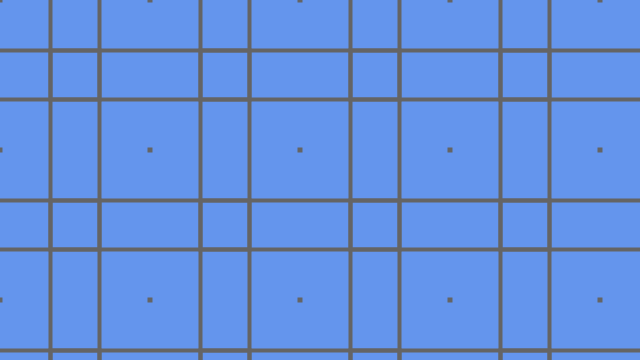
Frame 1 (no input)
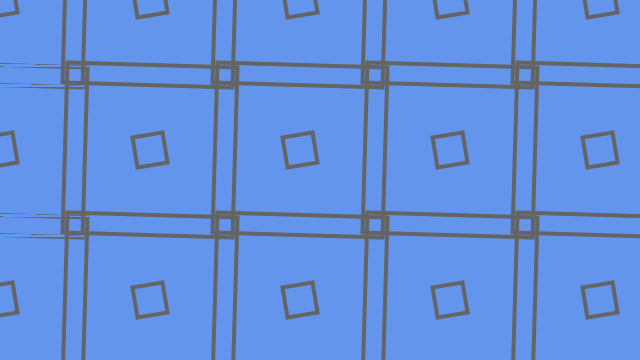
Frame 60 (the mouse pressed at the canvas centre just before this capture)
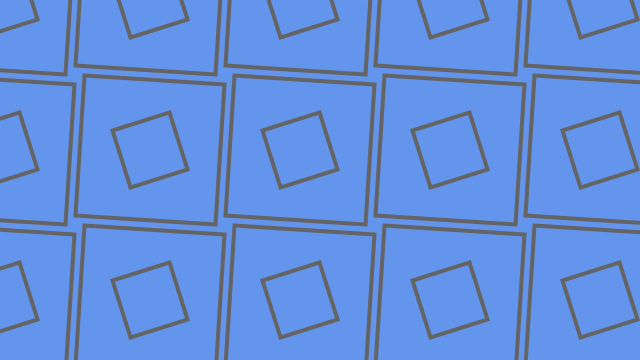
Frame 120 (the mouse held since frame 60 and released just before this capture)

The Processing sketch that drew these frames (run headless with seeded random() and noise(); from frame 60 on, the mouse is pressed at the canvas centre):

// Processing sketch: WonderPattern
// ── WonderPattern.pde
ArrayList<TwinRectangle> tr = new ArrayList<TwinRectangle>();

void setup() {
    size(640, 360);
    rectMode(CENTER);
    noFill();
    strokeWeight(4);
    stroke(100);
    for(int i = 0; i < 4; i++){
        for(int j = 0; j < 5; j++){
            tr.add(new TwinRectangle(j * 150, i * 150, 200));
        }
    }
}

void draw() {
    background(#6495ed); // 薄い青
    //background(#000033); // 濃い青

    for(int i = 0; i < tr.size(); i++){
        //tr.get(i).update(map(noise(i), 0, 1, 0.3, 0.8), 2);
        tr.get(i).update(0.05, 1);
        tr.get(i).display();
    }
}

class TwinRectangle{
    private float x, y;
    private float firstSize, secondSize, size;
    private float firstAngle = 0, secondAngle = PI / 2;
    private boolean sizeFrag = false;

    TwinRectangle(float _x, float _y, float _size){
        x = _x;
        y = _y;
        size = _size;
        firstSize = _size;
        secondSize = 0;
    }

    void update(float angleMove, float sizeMove){
        firstAngle += angleMove * 0.01;
        secondAngle -= angleMove * 0.05;
        if(sizeFrag){
            firstSize += sizeMove * 0.5;
            secondSize -= sizeMove * 0.5;
        }else{
            firstSize -= sizeMove * 0.5;
            secondSize += sizeMove * 0.5;
        }
        if(firstSize > size || secondSize > size){
            sizeFrag = !sizeFrag;
        }
    }

    void display(){
        translate(x, y);
        rotate(firstAngle);
        rect(0, 0, firstSize, firstSize);
        rotate(-firstAngle);
        
        rotate(secondAngle);
        rect(0, 0, secondSize, secondSize);
        rotate(-secondAngle);
        translate(-x, -y);
    }
}
